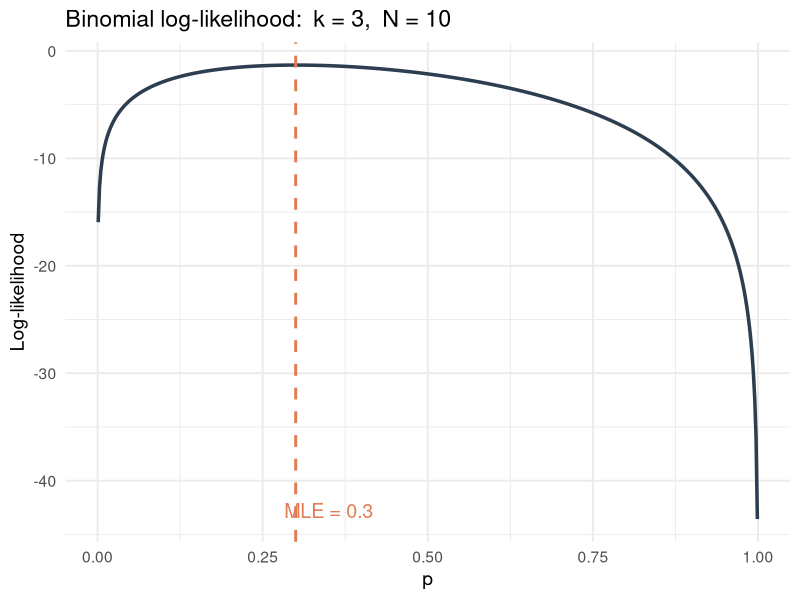
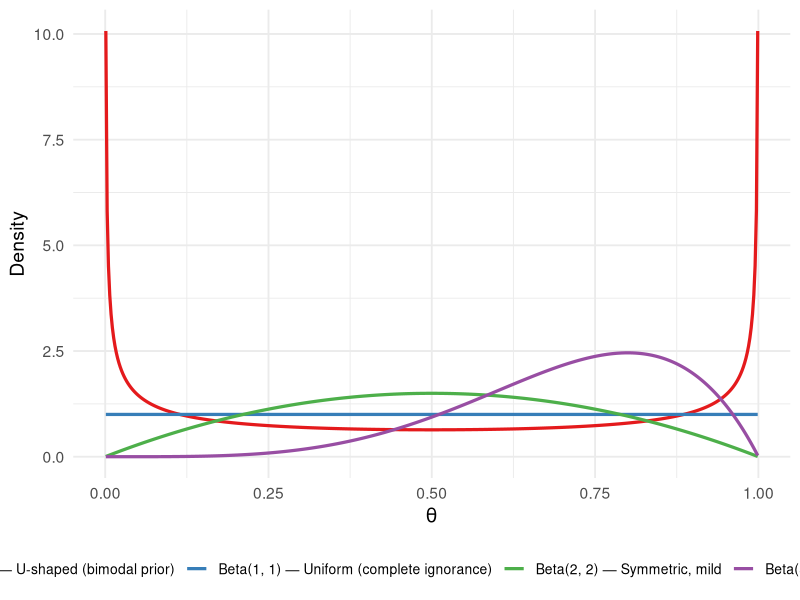
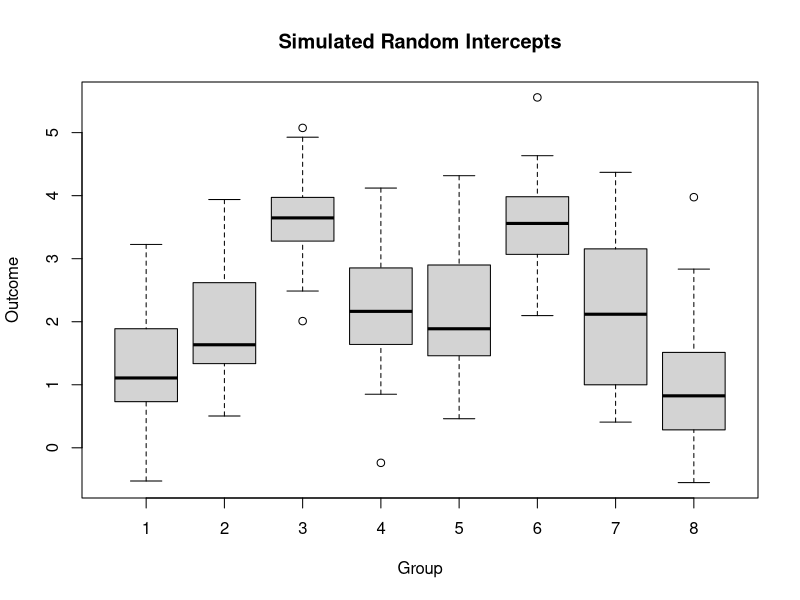
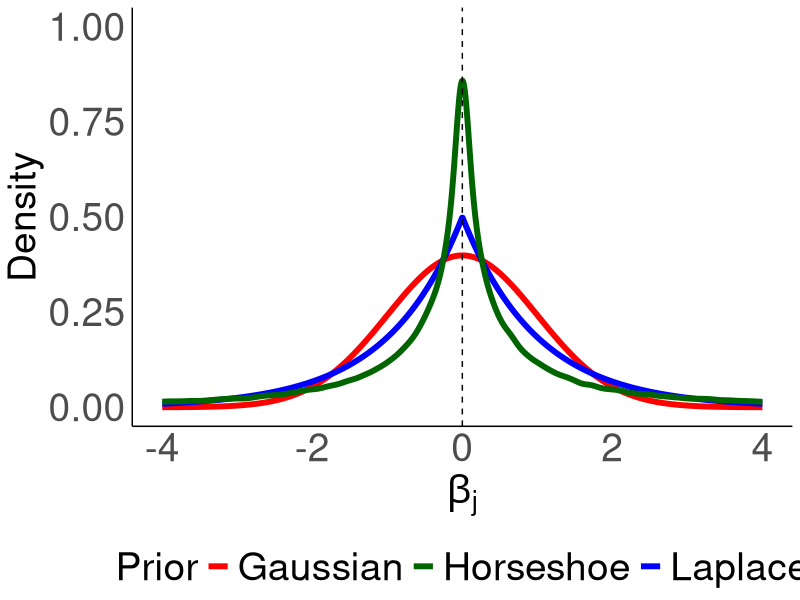
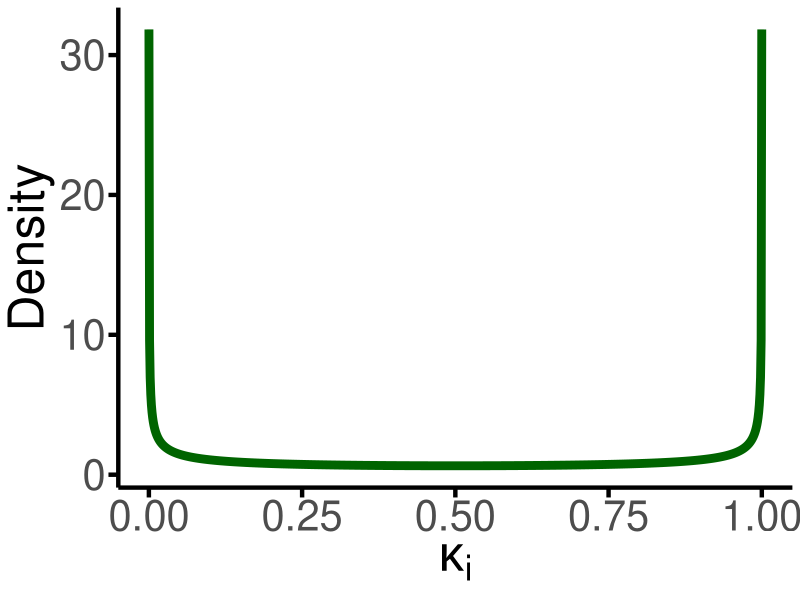

Reproduce these figures in R, in order.
## ---- chunk 1
#| echo: true
#| fig-height: 3.2
#| fig-width: 8
library(ggplot2)

# Log-likelihood for Binomial(N=10, p) with k=3 successes
loglik <- function(p, k = 3, N = 10) {
  dbinom(x = k, size = N, prob = p, log = TRUE)
}

# Numerical MLE via optim() — minimise the NEGATIVE log-likelihood
fit <- optim(
  par    = 0.5,                        # starting value
  fn     = function(p) -loglik(p),     # negate for minimisation
  method = "Brent",                    # 1-D bounded search
  lower  = 1e-6,
  upper  = 1 - 1e-6
)
mle <- fit$par   # → 0.300

# Plot the log-likelihood surface
p_grid <- seq(0.001, 0.999, length.out = 500)
df <- data.frame(p = p_grid, ll = sapply(p_grid, loglik))

ggplot(df, aes(p, ll)) +
  geom_line(colour = "#2c3e50", linewidth = 1.2) +
  geom_vline(xintercept = mle, colour = "#e07b54",
             linewidth = 1, linetype = "dashed") +
  annotate("text", x = mle + 0.05, y = min(df$ll) + 0.8,
           label = paste0("MLE = ", round(mle, 3)),
           colour = "#e07b54", size = 5) +
  labs(x = "p",
       y = "Log-likelihood",
       title = "Binomial log-likelihood:  k = 3,  N = 10") +
  theme_minimal(base_size = 14)
## ---- chunk 2
#| fig-height: 3.5
#| fig-width: 9
library(ggplot2)
p_seq <- seq(0.001, 0.999, length.out = 500)
params <- list(
  list(a = 1,   b = 1,   lab = "Beta(1, 1) — Uniform (complete ignorance)"),
  list(a = 2,   b = 2,   lab = "Beta(2, 2) — Symmetric, mild"),
  list(a = 5,   b = 2,   lab = "Beta(5, 2) — Skewed toward high p"),
  list(a = 0.5, b = 0.5, lab = "Beta(0.5, 0.5) — U-shaped (bimodal prior)")
)
df <- do.call(rbind, lapply(params, function(pr) {
  data.frame(p = p_seq,
             density = dbeta(p_seq, pr$a, pr$b),
             shape   = pr$lab)
}))
ggplot(df, aes(p, density, colour = shape)) +
  geom_line(linewidth = 1.1) +
  scale_colour_brewer(palette = "Set1", name = NULL) +
  labs(x = expression(theta), y = "Density") +
  theme_minimal(base_size = 14) +
  theme(legend.position = "bottom",
        legend.text = element_text(size = 10))
## ---- chunk 3
set.seed(123)
J   <- 8
n_j <- 20
u   <- rnorm(J, 0, 1)
y   <- unlist(lapply(1:J, function(j) 2 + u[j] + rnorm(n_j, 0, 1)))
group <- rep(1:J, each = n_j)
boxplot(y ~ group,
        main = "Simulated Random Intercepts",
        xlab = "Group", ylab = "Outcome")
## ---- chunk 4
#| fig.width: 15
#| fig.height: 10
#| fig.align: center
#| echo: false
#| warning: false
#| message: false

library(ggplot2)

set.seed(123)

# Grid
beta_j <- seq(-4, 4, length.out = 1000)

# Parameters
b <- 1
sigma <- 1

# Gaussian prior
gaussian_prior <- dnorm(beta_j, 0, sigma)

# Laplace prior
laplace_prior <- (1/(2*b))*exp(-abs(beta_j)/b)

# Horseshoe prior (Monte Carlo approximation)
n <- 200000
lambda <- abs(rcauchy(n))
beta_hs <- rnorm(n,0,lambda)

hs_density <- density(beta_hs, from=-4, to=4, n=1000)

priors_df <- data.frame(
  beta_j = beta_j,
  Gaussian = gaussian_prior,
  Laplace = laplace_prior,
  Horseshoe = hs_density$y
)

ggplot(priors_df, aes(x=beta_j)) +
  geom_line(aes(y=Gaussian, color="Gaussian"), linewidth=2) +
  geom_line(aes(y=Laplace, color="Laplace"), linewidth=2) +
  geom_line(aes(y=Horseshoe, color="Horseshoe"), linewidth=2) +
  geom_vline(xintercept=0, linetype="dashed") +
  labs(x=expression(beta[j]), y="Density", color="Prior") +
  coord_cartesian(ylim=c(0,1)) +
  scale_color_manual(values=c(
    "Gaussian"="red",
    "Laplace"="blue",
    "Horseshoe"="darkgreen"
  )) +
  theme_minimal() +
  theme(
    legend.position="bottom",
    legend.text=element_text(size=28),
    legend.title=element_text(size=28),
    axis.title=element_text(size=28),
    axis.text=element_text(size=28),
    axis.line=element_line(color="black"),
    panel.grid=element_blank()
  )
## ---- chunk 5
#| fig.width: 12
#| fig.height: 8
#| fig.align: center
#| echo: false
#| warning: false
#| message: false

library(ggplot2)

kappa <- seq(0.0001,0.9999,length.out=1000)

beta_density <- dbeta(kappa,0.5,0.5)

df <- data.frame(
  kappa = kappa,
  density = beta_density
)

ggplot(df,aes(kappa,density)) +
  geom_line(linewidth=3, color="darkgreen") +
  labs(
    x=expression(kappa[i]),
    y="Density"
  ) +
  theme_minimal() +
  theme(
    axis.title = element_text(size=36),
    axis.text = element_text(size=30),
    axis.line = element_line(color="black", linewidth=1.5),
    axis.ticks = element_line(linewidth=1.5),
    axis.ticks.length = unit(0.25,"cm"),
    panel.grid = element_blank()
  )
